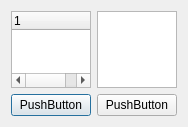
<?xml version="1.0" encoding="UTF-8"?>
<ui version="4.0">
 <class>Dialog</class>
 <widget class="QDialog" name="Dialog">
  <property name="geometry">
   <rect>
    <x>0</x>
    <y>0</y>
    <width>188</width>
    <height>127</height>
   </rect>
  </property>
  <layout class="QVBoxLayout" name="verticalLayout">
   <item>
    <layout class="QHBoxLayout" name="horizontalLayout_2">
     <item>
      <widget class="WidgetParticleList" name="treeWidget">
       <column>
        <property name="text">
         <string notr="true">1</string>
        </property>
       </column>
      </widget>
     </item>
     <item>
      <widget class="QListWidget" name="listWidget"/>
     </item>
    </layout>
   </item>
   <item>
    <layout class="QHBoxLayout" name="horizontalLayout">
     <item>
      <widget class="QPushButton" name="pushButton">
       <property name="text">
        <string>PushButton</string>
       </property>
      </widget>
     </item>
     <item>
      <widget class="QPushButton" name="pushButton_2">
       <property name="text">
        <string>PushButton</string>
       </property>
      </widget>
     </item>
    </layout>
   </item>
  </layout>
 </widget>
 <customwidgets>
  <customwidget>
   <class>WidgetParticleList</class>
   <extends>QTreeWidget</extends>
   <header>include/WidgetParticleList.hpp</header>
  </customwidget>
 </customwidgets>
 <resources/>
 <connections/>
</ui>
